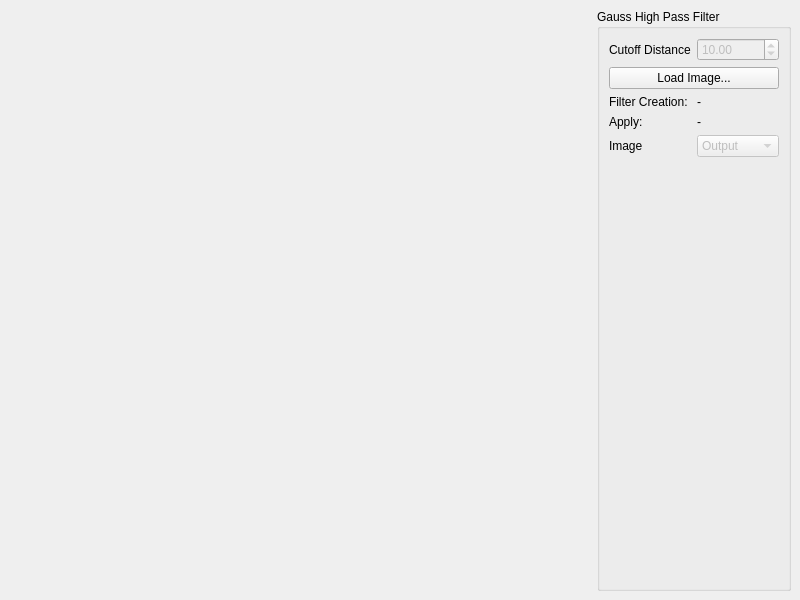
<?xml version="1.0" encoding="UTF-8"?>
<ui version="4.0">
 <class>MainWindow</class>
 <widget class="QMainWindow" name="MainWindow">
  <property name="geometry">
   <rect>
    <x>0</x>
    <y>0</y>
    <width>800</width>
    <height>600</height>
   </rect>
  </property>
  <property name="windowTitle">
   <string>MainWindow</string>
  </property>
  <widget class="QWidget" name="centralwidget">
   <layout class="QHBoxLayout" name="horizontalLayout" stretch="3,1">
    <item>
     <widget class="QLabel" name="lbImg">
      <property name="sizePolicy">
       <sizepolicy hsizetype="Preferred" vsizetype="Preferred">
        <horstretch>0</horstretch>
        <verstretch>0</verstretch>
       </sizepolicy>
      </property>
      <property name="text">
       <string/>
      </property>
     </widget>
    </item>
    <item>
     <widget class="QGroupBox" name="groupBox">
      <property name="title">
       <string>Gauss High Pass Filter</string>
      </property>
      <layout class="QFormLayout" name="formLayout">
       <property name="sizeConstraint">
        <enum>QLayout::SetDefaultConstraint</enum>
       </property>
       <item row="0" column="0">
        <widget class="QLabel" name="label_4">
         <property name="text">
          <string>Cutoff Distance</string>
         </property>
        </widget>
       </item>
       <item row="0" column="1">
        <widget class="QDoubleSpinBox" name="sbCutOff">
         <property name="enabled">
          <bool>false</bool>
         </property>
         <property name="maximum">
          <double>100.000000000000000</double>
         </property>
         <property name="singleStep">
          <double>0.100000000000000</double>
         </property>
         <property name="value">
          <double>10.000000000000000</double>
         </property>
        </widget>
       </item>
       <item row="1" column="0" colspan="2">
        <widget class="QPushButton" name="pbLoad">
         <property name="text">
          <string>Load Image...</string>
         </property>
        </widget>
       </item>
       <item row="2" column="0">
        <widget class="QLabel" name="label_5">
         <property name="text">
          <string>Filter Creation:</string>
         </property>
        </widget>
       </item>
       <item row="2" column="1">
        <widget class="QLabel" name="lbFilterTime">
         <property name="text">
          <string>-</string>
         </property>
        </widget>
       </item>
       <item row="3" column="0">
        <widget class="QLabel" name="label_7">
         <property name="text">
          <string>Apply:</string>
         </property>
        </widget>
       </item>
       <item row="3" column="1">
        <widget class="QLabel" name="lbApplyTime">
         <property name="text">
          <string>-</string>
         </property>
        </widget>
       </item>
       <item row="4" column="0">
        <widget class="QLabel" name="label">
         <property name="text">
          <string>Image</string>
         </property>
        </widget>
       </item>
       <item row="4" column="1">
        <widget class="QComboBox" name="outputImageType">
         <property name="enabled">
          <bool>false</bool>
         </property>
         <item>
          <property name="text">
           <string>Output</string>
          </property>
         </item>
         <item>
          <property name="text">
           <string>Original</string>
          </property>
         </item>
        </widget>
       </item>
      </layout>
     </widget>
    </item>
   </layout>
  </widget>
 </widget>
 <resources/>
 <connections/>
</ui>
